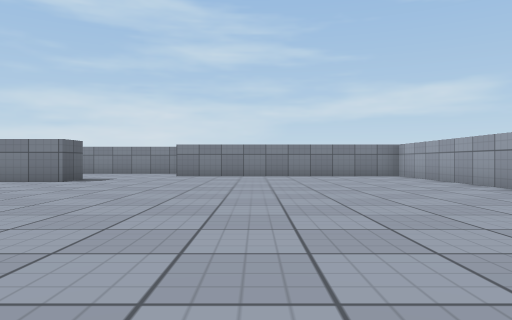
[1] (above)

16 first-person views from a walk through a 3-D level made in the Unity game engine. The camera is 0.51 m above the floor, looks level and sees 70° across. The floor is counted in squares, 1 m on a side. Each view is taken from the middle of a square. On the plan, view 1 faces up. The plan holds only what a view shows up to about 9 squares ahead; the rest is blank. The place goes on beyond the plan. Some surface patterns are stand-ins.

[2]
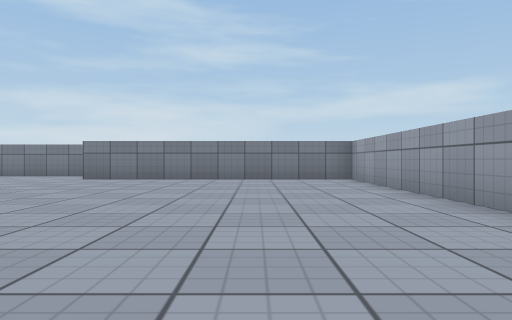

[3]
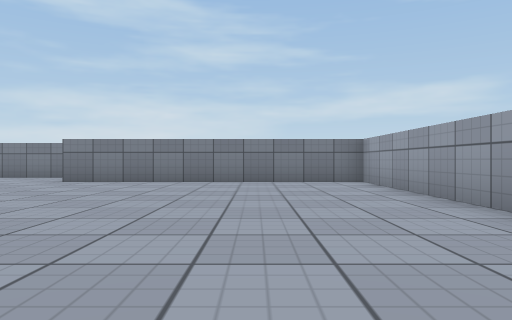

[4]
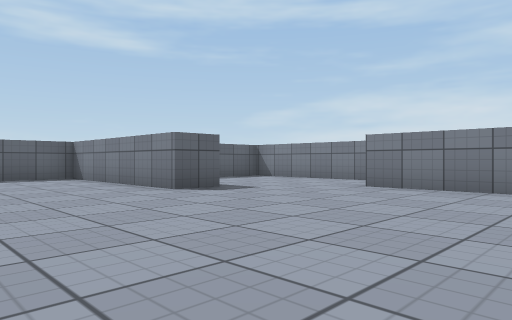

[5]
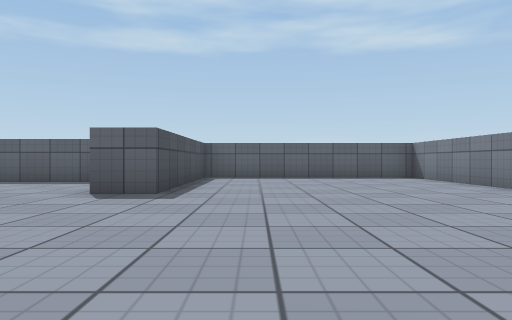

[6]
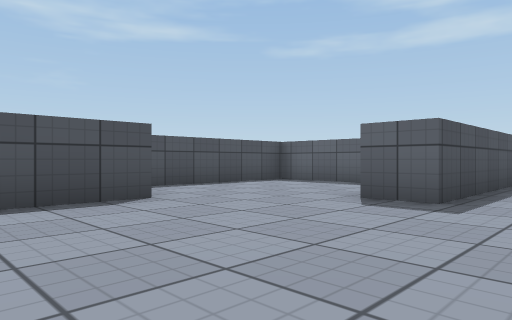

[7]
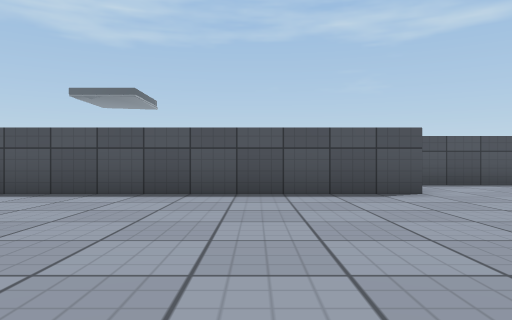

[8]
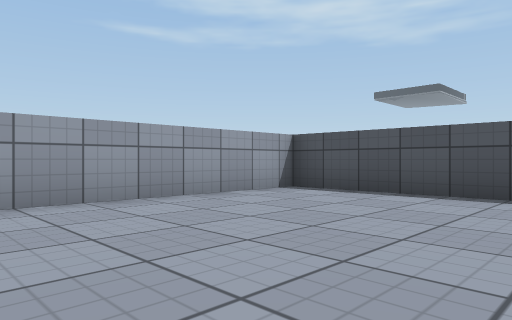

[9]
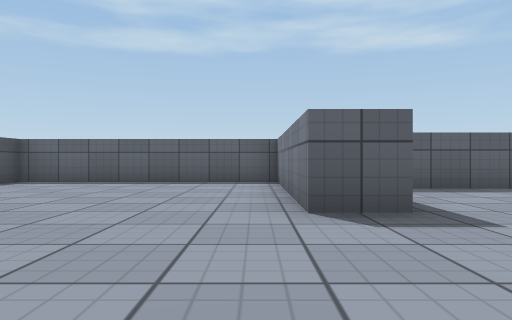

[10]
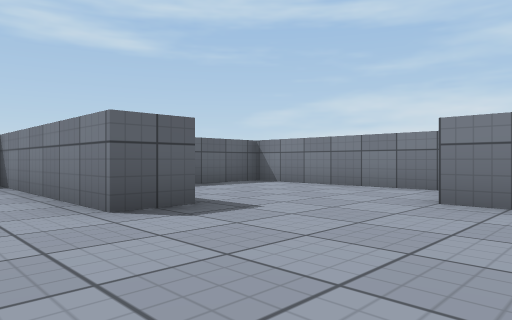

[11]
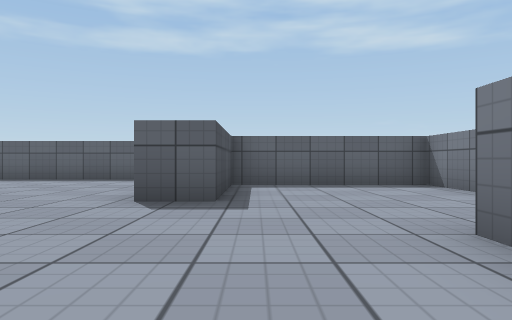

[12]
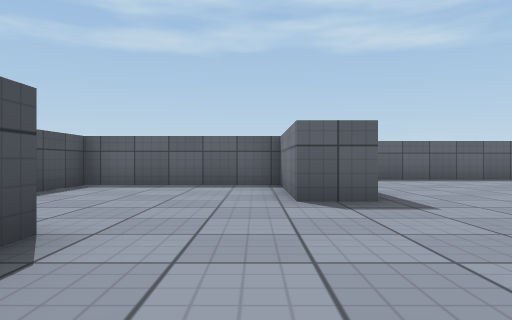

[13]
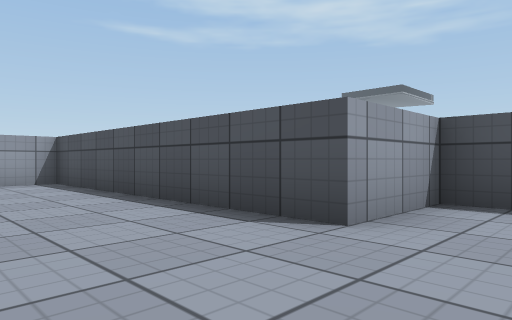

[14]
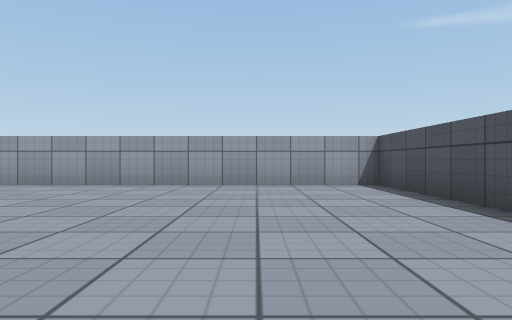

[15]
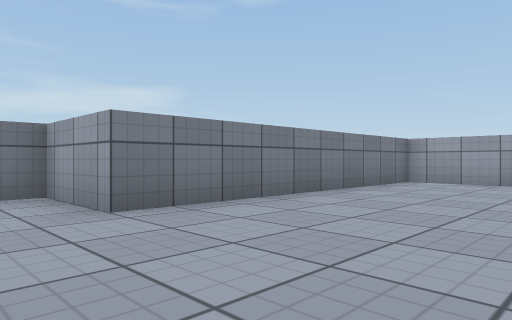

[16]
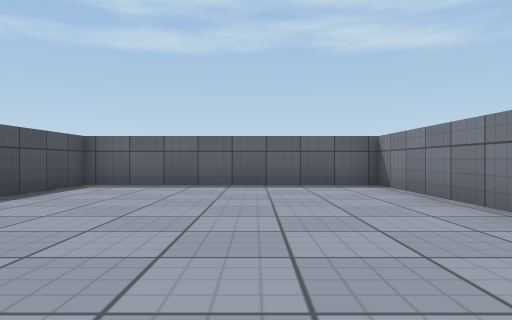

### Floor plan
Points are (right, up) in squares from view 1. A wall is a line through its corners. A room is listed if a view was taken in it or the views show most of it. See-through windows are left out.
Room 1 (views 1, 2, 3, 4, 5, 6, 7, 8, 9, 10, 11, 12, 13, 14, 15, 16)
walls: (-4.5, 8.5) (-9.5, 8.5) (-9.5, 2.5) (-4.5, 2.5) (-4.5, 1.5) (-7.5, 1.5) (-7.5, -2.5) (-2.5, -2.5) (-2.5, -0.5) (4.5, -0.5) (4.5, 11.5) (-2.5, 11.5) (-2.5, 13.5) (-7.5, 13.5) (-7.5, 9.5) (-4.5, 9.5) (-4.5, 8.5)

Positions as (right, up) in squares from view 1, and headings:
1: (0, 0), facing up
2: (2, 2), facing up
3: (2, 3), facing up
4: (1, 5), facing up-left
5: (1, 4), facing left
6: (0, 4), facing down-left
7: (0, 5), facing down
8: (0, 5), facing down-right
9: (-1, 8), facing left
10: (-1, 7), facing up-left
11: (0, 10), facing left
12: (0, 1), facing left
13: (-4, 2), facing down-right
14: (-3, 2), facing right
15: (-4, 8), facing up-right
16: (-2, 6), facing left
